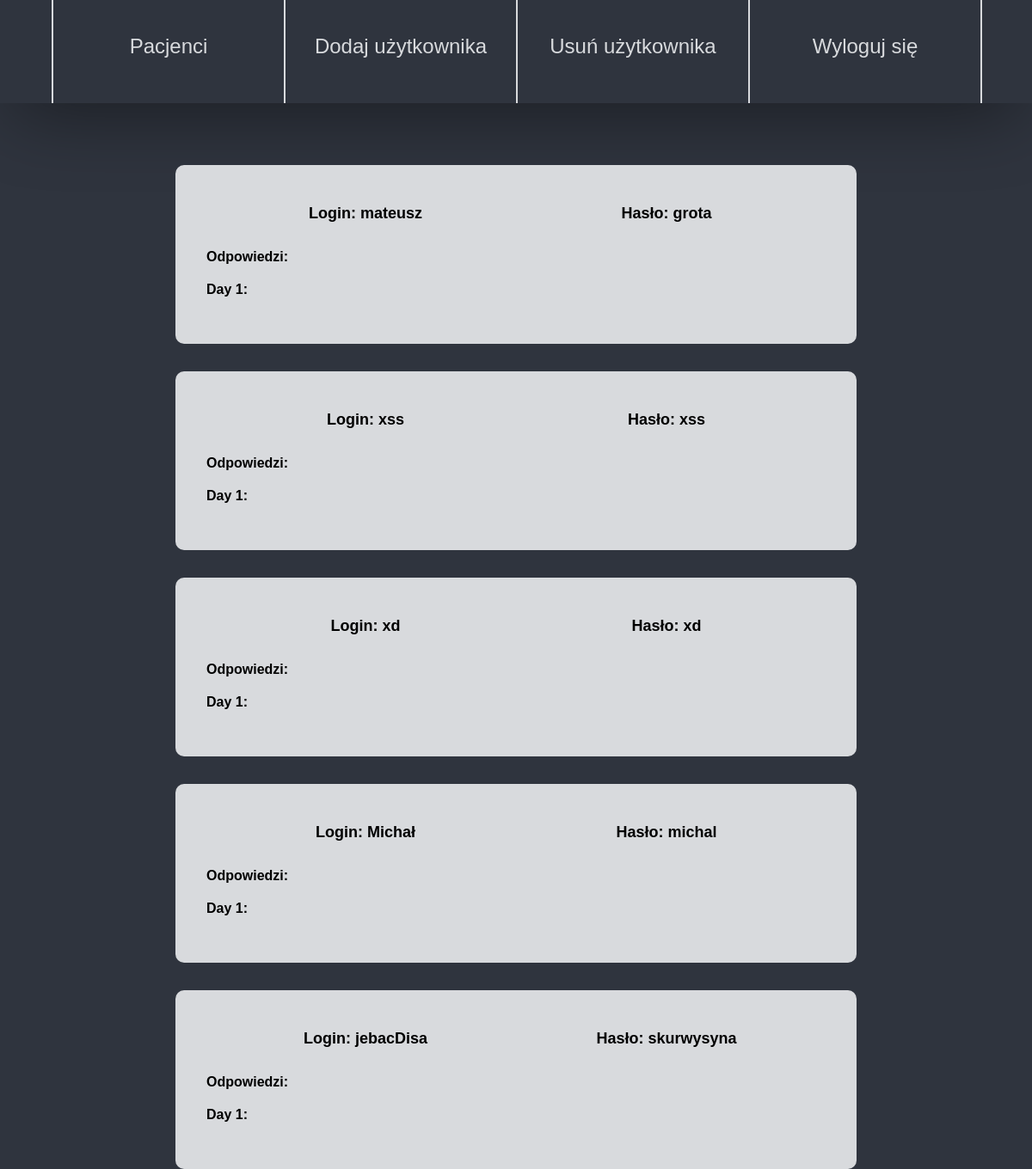
Before: /users2551 with the older database file.
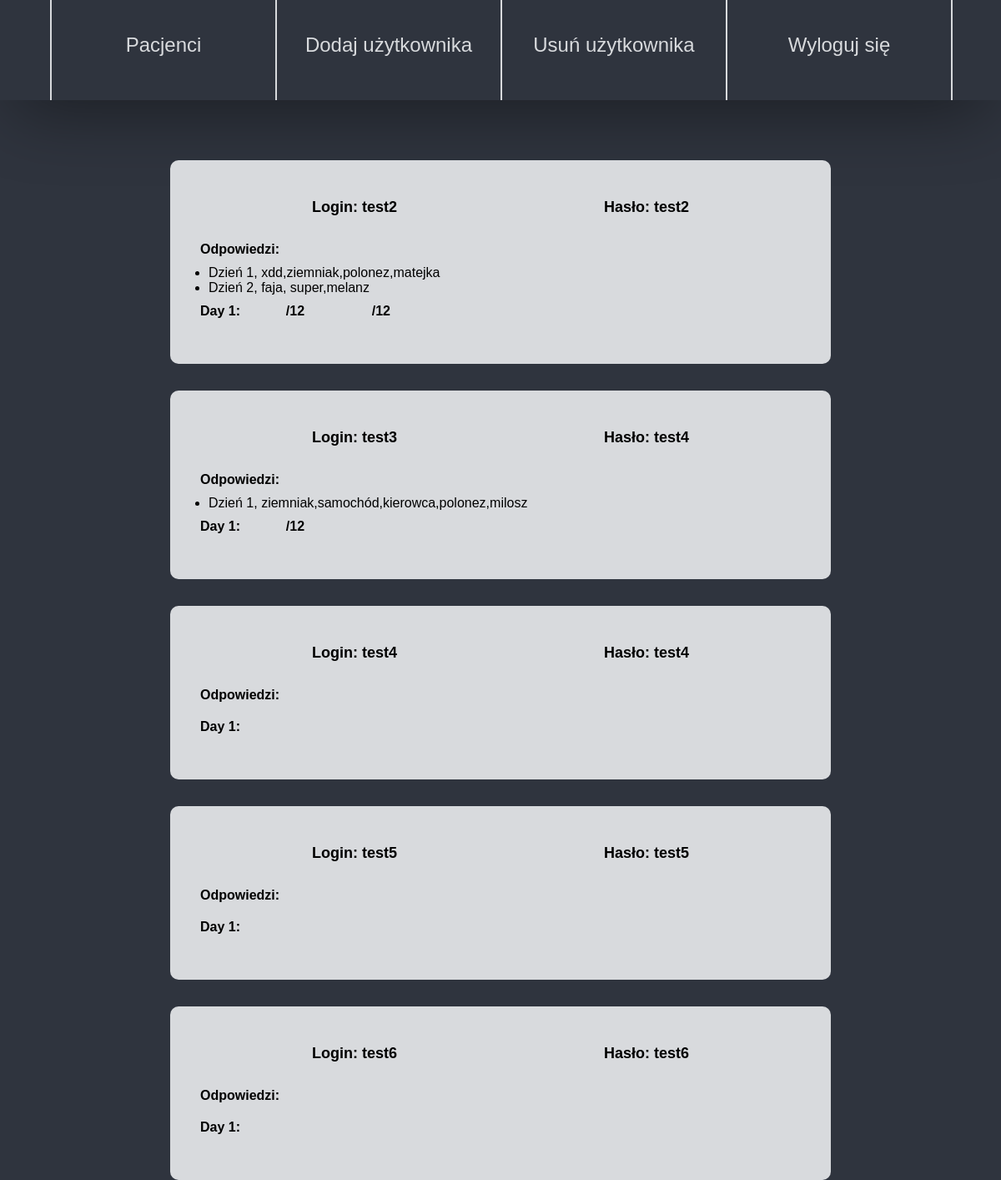
After: the same page with the newer database file.
### neuro/modules.py (models this page shows, shortened)
class User(db.Model,UserMixin):
    id = db.Column(db.Integer, primary_key=True)
    username = db.Column(db.String(20), unique=True, nullable=False)
    password = db.Column(db.String(60), nullable=False)
    answers = db.relationship('Answer', backref='author', lazy=True)

class Answer(db.Model):
    id = db.Column(db.Integer, primary_key=True)
    date_posted = db.Column(db.DateTime, nullable=True, default=datetime.utcnow)
    day1 = db.Column(db.Text, nullable=True)
    user_id = db.Column(db.Integer, db.ForeignKey('user.id'), nullable=True)

### neuro/routes.py (the view)
@app.route('/users2551',methods =["GET"])
def users():
    users = User.query.all()
    '''
    for user in users:
        x = user.answers
        for answer in x:
            useranswer=(answer.day1)
            answer_arry=useranswer.split(",")

            if (answer_arry[0]=="Dzień 1"):
                correctDay1 = [" xdd","ziemniak","polonez","gitara","samochód","melanz"]
                a = set(answer_arry)
                b = set(correctDay1)
                result1=len(a&b)

            elif (answer_arry[0]=="Dzień 2"):
                a = set(answer_arry)
                b = set(correctDay1)
                result2 = len(a&b)
    '''
    return render_template('users.html',users=users)#result1=result1)

### neuro/templates/users.html (shortened to what this page needs)
{% extends "admin.html" %}
{% block content %}
{% for user in users %}
<div class="contentUsers">
    <div class="Userbox">
    <div id="login">Login: {{user.username}}</div>
    <div class="passwordUser"> Hasło: {{user.password}}</div>
    </div>
    <div class="AnswersDays">Odpowiedzi:
    <div class="answers">
        <ul>
        {% for answer in user.answers %}
            <li id="answer">{{ answer.day1}} </li>
        {% endfor %}
        </ul> </div> </div>
        <div class="correct">
        <div class="daynumbers">Day 1:</div>
        {% for answer in user.answers %}
        <div class="points">{{ result1 }}/12</div>
        {%endfor%}
    </div>
</div>
{% endfor %}
{% endblock content %}

Changed rows visible on the page:
removed User: username "mateusz", password "grota"
removed User: username "xss", password "xss"
removed User: username "xd", password "xd"
removed User: username "Michał", password "michal"
removed User: username "jebacDisa", password "skurwysyna"
added User: username "test2", password "test2"
added Answer: day1 "Dzień 1, xdd,ziemniak,polonez,matejka"
added Answer: day1 "Dzień 2, faja, super,melanz"
added User: username "test3", password "test4"
added Answer: day1 "Dzień 1, ziemniak,samochód,kierowca,polonez,milosz"
added User: username "test4", password "test4"
added User: username "test5", password "test5"
added User: username "test6", password "test6"
